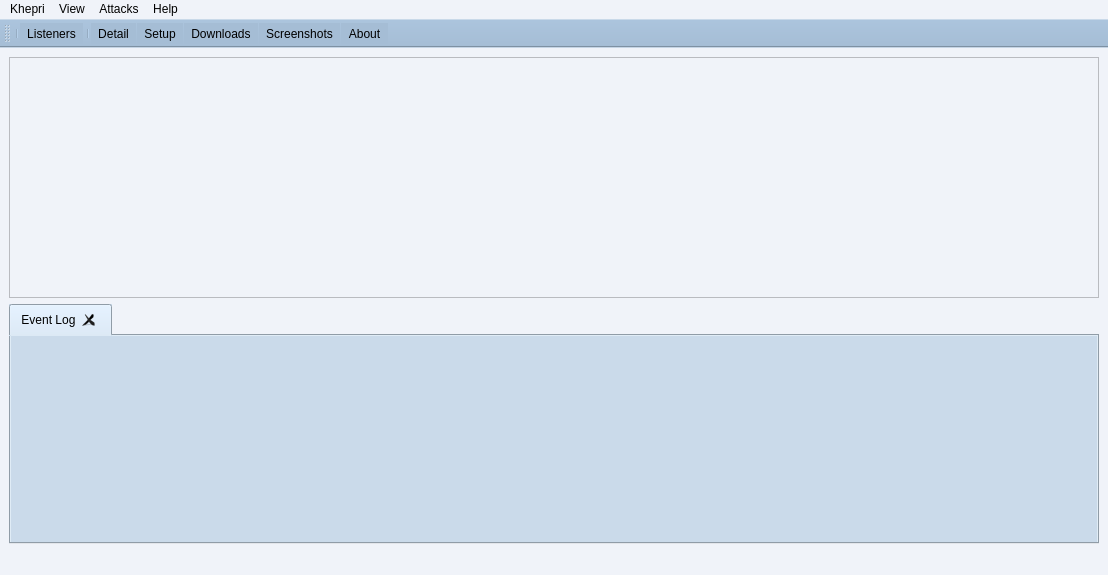
<?xml version="1.0" encoding="UTF-8"?>
<ui version="4.0">
 <class>MainWindow</class>
 <widget class="QMainWindow" name="MainWindow">
  <property name="geometry">
   <rect>
    <x>0</x>
    <y>0</y>
    <width>1108</width>
    <height>575</height>
   </rect>
  </property>
  <property name="windowTitle">
   <string>Khepri</string>
  </property>
  <property name="windowIcon">
   <iconset resource="../res/client.qrc">
    <normaloff>:/logo/ico/log.ico</normaloff>:/logo/ico/log.ico</iconset>
  </property>
  <property name="styleSheet">
   <string notr="true">background-color: rgb(240, 243, 249);</string>
  </property>
  <widget class="QWidget" name="centralwidget">
   <layout class="QGridLayout" name="gridLayout">
    <item row="0" column="0">
     <widget class="QTreeView" name="beaconView">
      <property name="styleSheet">
       <string notr="true">background-color: rgb(240, 243, 249);
border-color: rgb(165, 189, 214);</string>
      </property>
     </widget>
    </item>
    <item row="1" column="0">
     <widget class="QTabWidget" name="tabWidget">
      <property name="styleSheet">
       <string notr="true">background-color: rgb(202, 218, 234);</string>
      </property>
      <property name="currentIndex">
       <number>0</number>
      </property>
      <property name="tabsClosable">
       <bool>true</bool>
      </property>
      <property name="tabBarAutoHide">
       <bool>false</bool>
      </property>
      <widget class="QWidget" name="eventlogTab">
       <attribute name="title">
        <string>Event Log</string>
       </attribute>
      </widget>
     </widget>
    </item>
   </layout>
  </widget>
  <widget class="QMenuBar" name="menubar">
   <property name="geometry">
    <rect>
     <x>0</x>
     <y>0</y>
     <width>1108</width>
     <height>23</height>
    </rect>
   </property>
   <widget class="QMenu" name="menuKhepri">
    <property name="title">
     <string>Khepri</string>
    </property>
    <addaction name="actionListener"/>
   </widget>
   <widget class="QMenu" name="menuView">
    <property name="title">
     <string>View</string>
    </property>
    <addaction name="actionEventLog"/>
    <addaction name="actionDownload"/>
    <addaction name="actionScreenShots"/>
   </widget>
   <widget class="QMenu" name="menuAttacks">
    <property name="title">
     <string>Attacks</string>
    </property>
    <addaction name="actionSetup"/>
   </widget>
   <widget class="QMenu" name="menuHelp">
    <property name="title">
     <string>Help</string>
    </property>
    <addaction name="actionSupport"/>
    <addaction name="actionAbout"/>
   </widget>
   <addaction name="menuKhepri"/>
   <addaction name="menuView"/>
   <addaction name="menuAttacks"/>
   <addaction name="menuHelp"/>
  </widget>
  <widget class="QStatusBar" name="statusbar"/>
  <widget class="QToolBar" name="toolBar">
   <property name="windowTitle">
    <string>Khepri</string>
   </property>
   <property name="styleSheet">
    <string notr="true">background-color: rgb(165, 189, 213);</string>
   </property>
   <attribute name="toolBarArea">
    <enum>TopToolBarArea</enum>
   </attribute>
   <attribute name="toolBarBreak">
    <bool>false</bool>
   </attribute>
   <addaction name="separator"/>
   <addaction name="actionListener"/>
   <addaction name="separator"/>
   <addaction name="actionDetail"/>
   <addaction name="actionSetup"/>
   <addaction name="actionDownload"/>
   <addaction name="actionScreenShots"/>
   <addaction name="actionAbout"/>
  </widget>
  <action name="actionAdd">
   <property name="icon">
    <iconset resource="../res/client.qrc">
     <normaloff>:/ico/ico/icon_plus.png</normaloff>:/ico/ico/icon_plus.png</iconset>
   </property>
   <property name="text">
    <string>Add</string>
   </property>
  </action>
  <action name="actionDetail">
   <property name="icon">
    <iconset resource="../res/client.qrc">
     <normaloff>:/ico/ico/icon_list.png</normaloff>:/ico/ico/icon_list.png</iconset>
   </property>
   <property name="text">
    <string>Detail</string>
   </property>
  </action>
  <action name="actionListener">
   <property name="icon">
    <iconset resource="../res/client.qrc">
     <normaloff>:/ico/ico/listener.png</normaloff>:/ico/ico/listener.png</iconset>
   </property>
   <property name="text">
    <string>Listeners</string>
   </property>
  </action>
  <action name="actionDownload">
   <property name="icon">
    <iconset resource="../res/client.qrc">
     <normaloff>:/ico/ico/download.png</normaloff>:/ico/ico/download.png</iconset>
   </property>
   <property name="text">
    <string>Downloads</string>
   </property>
  </action>
  <action name="actionScreenShots">
   <property name="icon">
    <iconset resource="../res/client.qrc">
     <normaloff>:/ico/ico/screenshot.png</normaloff>:/ico/ico/screenshot.png</iconset>
   </property>
   <property name="text">
    <string>Screenshots</string>
   </property>
  </action>
  <action name="actionWindows">
   <property name="icon">
    <iconset resource="../res/client.qrc">
     <normaloff>:/ico/ico/windows.png</normaloff>:/ico/ico/windows.png</iconset>
   </property>
   <property name="text">
    <string>Windows</string>
   </property>
  </action>
  <action name="actionLinux">
   <property name="icon">
    <iconset resource="../res/client.qrc">
     <normaloff>:/ico/ico/linux.png</normaloff>:/ico/ico/linux.png</iconset>
   </property>
   <property name="text">
    <string>Linux</string>
   </property>
  </action>
  <action name="actionMac">
   <property name="icon">
    <iconset resource="../res/client.qrc">
     <normaloff>:/ico/ico/macos.png</normaloff>:/ico/ico/macos.png</iconset>
   </property>
   <property name="text">
    <string>Mac</string>
   </property>
  </action>
  <action name="actionSupport">
   <property name="icon">
    <iconset resource="../res/client.qrc">
     <normaloff>:/ico/ico/github.ico</normaloff>:/ico/ico/github.ico</iconset>
   </property>
   <property name="text">
    <string>Support</string>
   </property>
  </action>
  <action name="actionAbout">
   <property name="icon">
    <iconset resource="../res/client.qrc">
     <normaloff>:/ico/ico/about.png</normaloff>:/ico/ico/about.png</iconset>
   </property>
   <property name="text">
    <string>About</string>
   </property>
  </action>
  <action name="actionEventLog">
   <property name="icon">
    <iconset resource="../res/client.qrc">
     <normaloff>:/ico/ico/console.ico</normaloff>:/ico/ico/console.ico</iconset>
   </property>
   <property name="text">
    <string>Event Log</string>
   </property>
  </action>
  <action name="actionSetup">
   <property name="icon">
    <iconset resource="../res/client.qrc">
     <normaloff>:/ico/ico/set.png</normaloff>:/ico/ico/set.png</iconset>
   </property>
   <property name="text">
    <string>Setup</string>
   </property>
  </action>
 </widget>
 <resources>
  <include location="../res/client.qrc"/>
 </resources>
 <connections/>
</ui>
